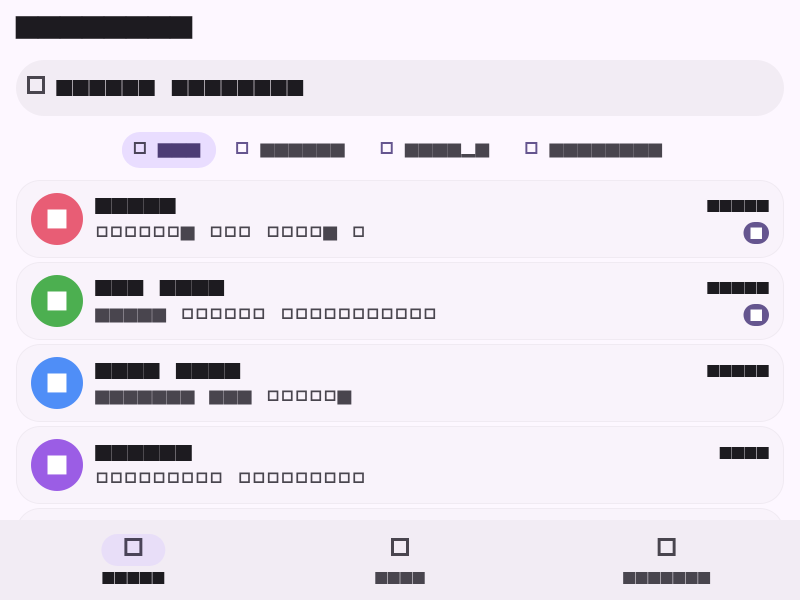
#> input picture pulse_flutter/test_chats.png, 1600 x 1200 px (shown at 1/2 size)
$ python -i android_startup_smoke.py   (imports and definitions only)
#> lines starting #> are read from the running program, lines starting #| are printed output that depends on the picture
"""Cold-start an existing release APK on a disposable Android emulator.

Collection deliberately exits successfully after recording application failures.
Run ``assert`` after uploading the evidence to turn them into a CI failure. No
login, credentials, or production account is involved. Every adb operation uses
an explicit emulator serial; this tool refuses to clear a physical device.
"""

from __future__ import annotations

import argparse
import hashlib
import json
import os
from pathlib import Path
import re
import shlex
import subprocess
import time
import traceback
import xml.etree.ElementTree as ET


PACKAGE = "com.niosmess.pulse"
ACTIVITY = f"{PACKAGE}/.MainActivity"
LOG_LINE = re.compile(
    r"^\d\d-\d\d\s+\S+\s+(\d+)\s+\d+\s+([VDIWEF])\s+([^:]+):\s?(.*)$"
)
# EGL_SUCCESS is a successful driver probe despite its E/flutter log level.
# Preserve it as evidence and still require an actual visible Flutter frame.
# Every other EGL/Impeller error remains fatal to this smoke check.
EGL_SUCCESS_PROBE = re.compile(
    r"\[ERROR:flutter/impeller/toolkit/egl/egl\.cc\(\d+\)\] "
    r"EGL Error: Success \(12288\) in "
    r"(?:\.\./)*flutter/impeller/toolkit/egl/display\.cc:\d+"
)


def screenshot_content(path: Path) -> dict:
#> called with path = '../test_chats.png'
    from PIL import Image, ImageStat

    with Image.open(path) as image:
#> image is the input picture: PIL image 1600x1200 RGBA; mean R, G, B, A 233.4, 227.4, 236.2, 255
        image = image.convert("RGB")
#> image: PIL image 1600x1200 RGB
        width, height = image.size
#> width = 1600; height = 1200
        # Ignore navigation/status bars: they can make a blank app look alive.
        image = image.crop(
            (int(width * 0.06), int(height * 0.10),
             int(width * 0.94), int(height * 0.90))
        ).resize((128, 128))
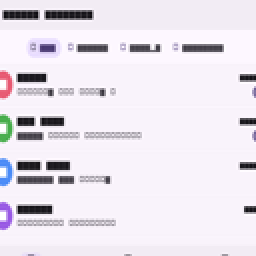
#> image: PIL image 128x128 RGB (shown 2 times larger); mean R, G, B 232.7, 226.9, 235.5
        stddev = max(ImageStat.Stat(image).stddev)
#> stddev = 47.76
        quantized = image.point(lambda value: value // 16 * 16)
        colors = quantized.getcolors(128 * 128) or []
#> colors = 116 items
        dominant_fraction = max((count for count, _ in colors), default=0) / 16384
#> dominant_fraction = 0.713
        return {
            "stddev": round(stddev, 3),
            "dominant_fraction": round(dominant_fraction, 5),
            "nonblank": stddev >= 2 and dominant_fraction < 0.997,
        }


# [80 lines left out: functions app_semantics, startup_errors, renderer_diagnostics, bootstrap_completed, first_frame_evidence, not called in this run]


class Collector:
    # [14 lines left out: function __init__, not called in this run]

    def write(self, name: str, value: str) -> str:
        (self.output / name).write_text(value, encoding="utf-8")
        return value

    # [162 lines left out: functions adb, snapshot, run, collect, main, not called in this run]


# [2 lines not run here, left out]

>>> result = screenshot_content('../test_chats.png')
#> result = {'stddev': 47.76, 'dominant_fraction': 0.713, 'nonblank': True}
